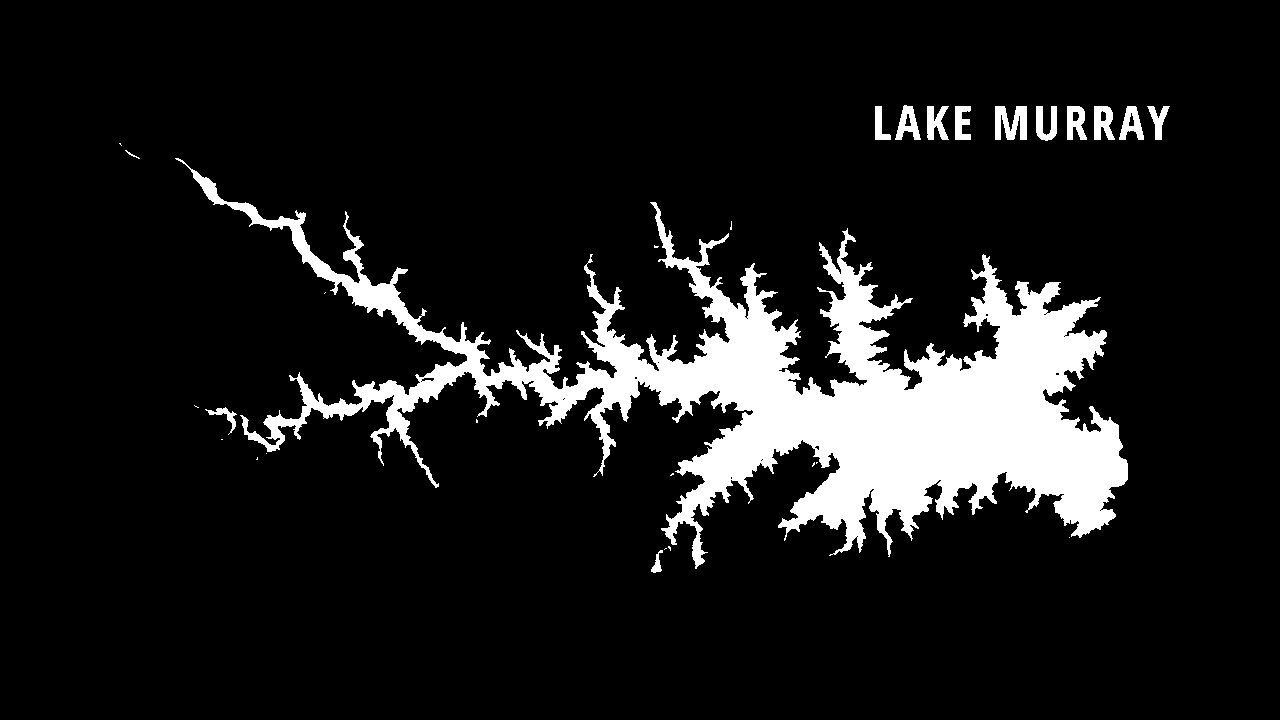
#> input picture lake_blackandwhite.png, 1280 x 720 px
$ jupyter execute 'plot_skeleton copy.ipynb'   (shell and % lines are left out)
#> lines starting #> are read from the running program, lines starting #| are printed output that depends on the picture; after the words box and inside, x2 and y2 are one past the last pixel; in counts of white or black regions, pixels touching at a corner belong together
[cell 1]

from skimage.morphology import skeletonize
from skimage import data
import matplotlib.pyplot as plt
from skimage.util import invert

from skimage.morphology import medial_axis

import cv2 as cv

from skimage.morphology import thin

[cell 2]
# Generate the data
#blobs = data.binary_blobs(200, blob_size_fraction=.2, volume_fraction=.35, seed=1)

#read 3D rbg image as 2D greyscale nparray
blobs = cv.imread(cv.samples.findFile("../lake_blackandwhite.png"),0)
#> blobs: shape (720, 1280); 10.7% white; 29 white regions (15 under 20 px), largest, box (x1, y1, x2, y2) and area: (175, 158, 1128, 569) 93764, (995, 106, 1027, 140) 782, (1094, 106, 1115, 140) 504
# last parameter 0 = greyscale 1 = color -1 = unchanged

#convert data from int to np bool
blobs = blobs > 127

# Compute the medial axis (skeleton) and the distance transform
skel, distance = medial_axis(blobs, return_distance=True)
#> skel: shape (720, 1280) bool; 1.2% white in thin lines or dots, all inside (x1, y1, x2, y2) = (120, 106, 1170, 572)
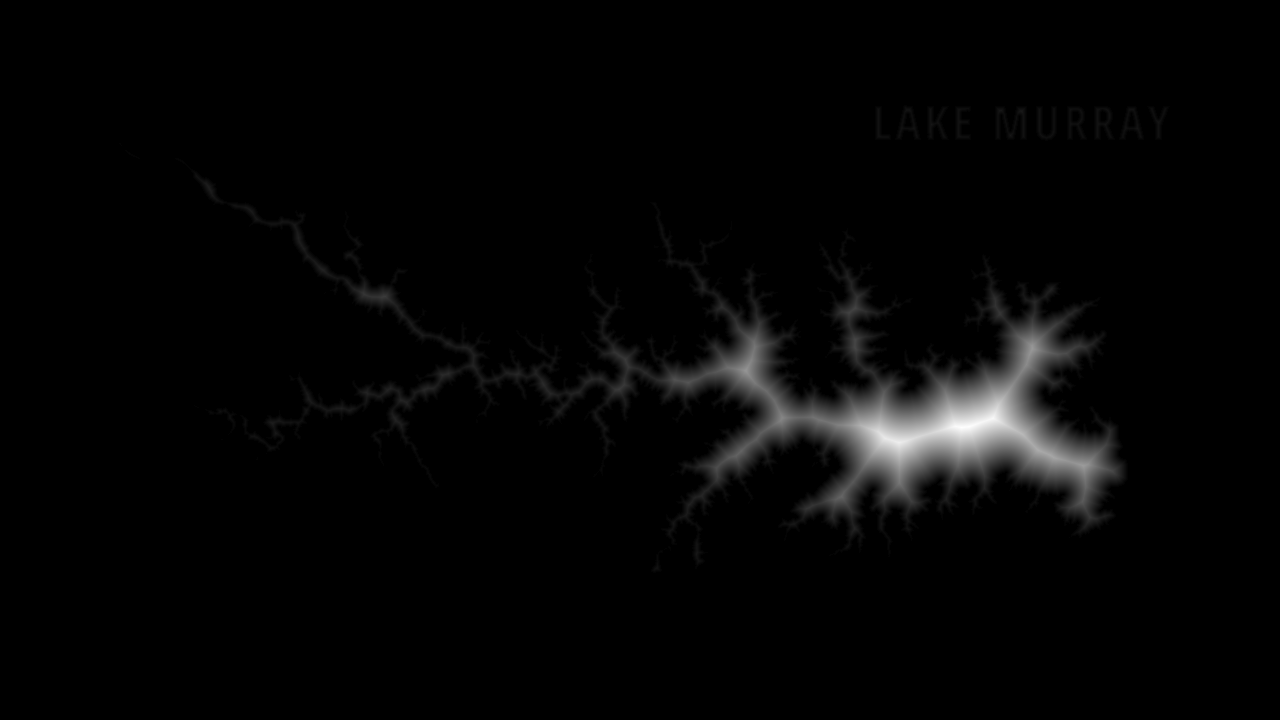
#> distance: shape (720, 1280) float64; min 0, max 57.01, mean 1.2; drawn with min black and max white

# Compare with other skeletonization algorithms
skeleton = skeletonize(blobs)
#> skeleton: shape (720, 1280) bool; 1% white in thin lines or dots, all inside (x1, y1, x2, y2) = (119, 106, 1170, 571)
skeleton_lee = skeletonize(blobs, method='lee')
#> skeleton_lee: shape (720, 1280) bool; 0.86% white in thin lines or dots, all inside (x1, y1, x2, y2) = (120, 108, 1166, 569)

# Distance to the background for pixels of the skeleton
dist_on_skel = distance * skel
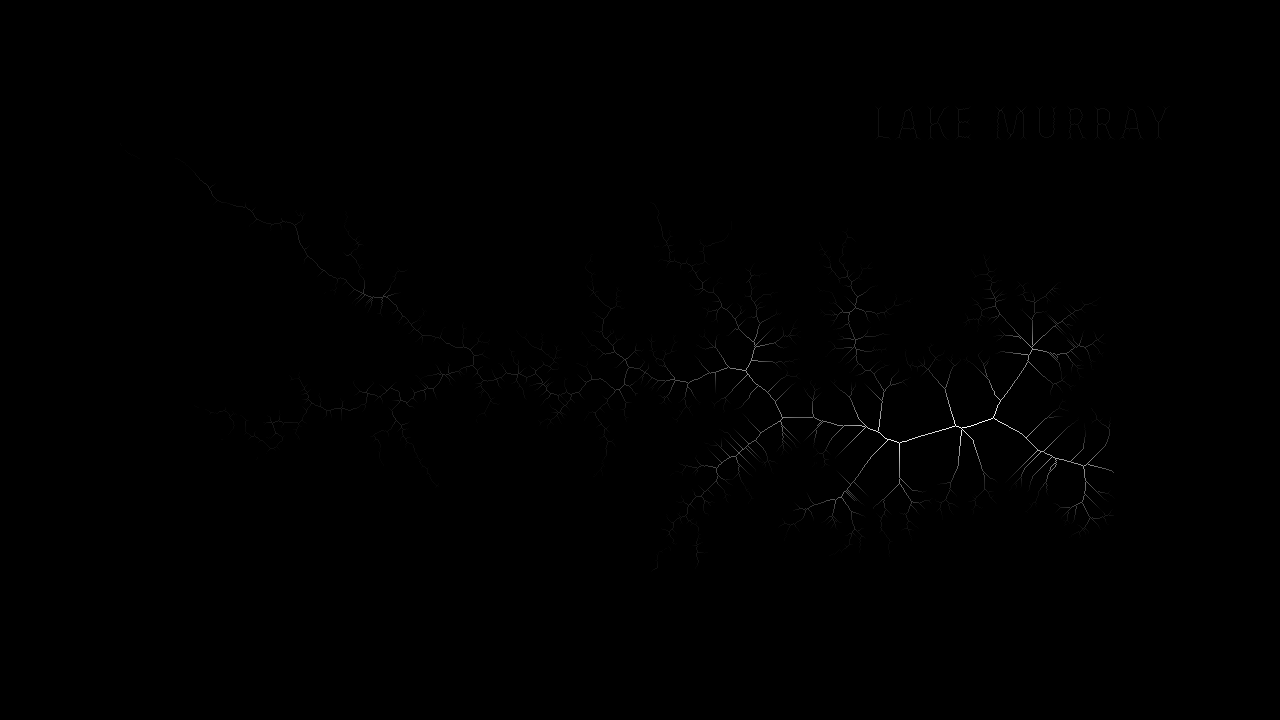
#> dist_on_skel: shape (720, 1280) float64; min 0, max 56.89, mean 0.1; drawn with min black and max white

fig, axes = plt.subplots(2, 2, figsize=(8, 8), sharex=True, sharey=True)
ax = axes.ravel()

ax[0].imshow(blobs, cmap=plt.cm.gray)
ax[0].set_title('original')
ax[0].axis('off')

ax[1].imshow(dist_on_skel, cmap='hot')
ax[1].contour(blobs, [0.5], colors='w')
ax[1].set_title('medial_axis')
ax[1].axis('off')

ax[2].imshow(skeleton, cmap=plt.cm.gray)
ax[2].set_title('skeletonize')
ax[2].axis('off')

ax[3].imshow(skeleton_lee, cmap=plt.cm.gray)
ax[3].set_title("skeletonize (Lee 94)")
ax[3].axis('off')

fig.tight_layout()
plt.show()
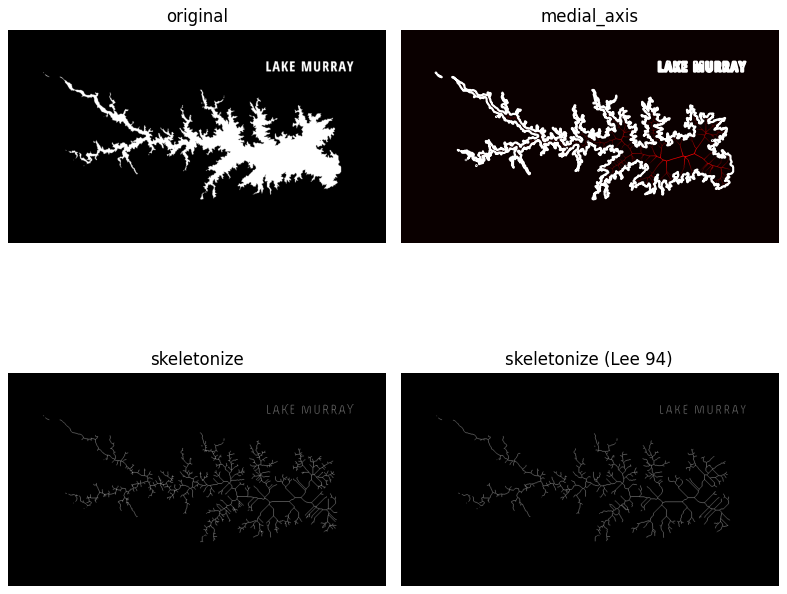
#> figure drawn by matplotlib, 4 panels

cv.imwrite('lake_medial_axis.png', dist_on_skel * 255)
cv.imwrite('lake_skeleton.png', skeleton * 255)
cv.imwrite('lake_skeleton_lee94.png', skeleton_lee )
#> Out = True

[cell 3]
thinned = thin(blobs)
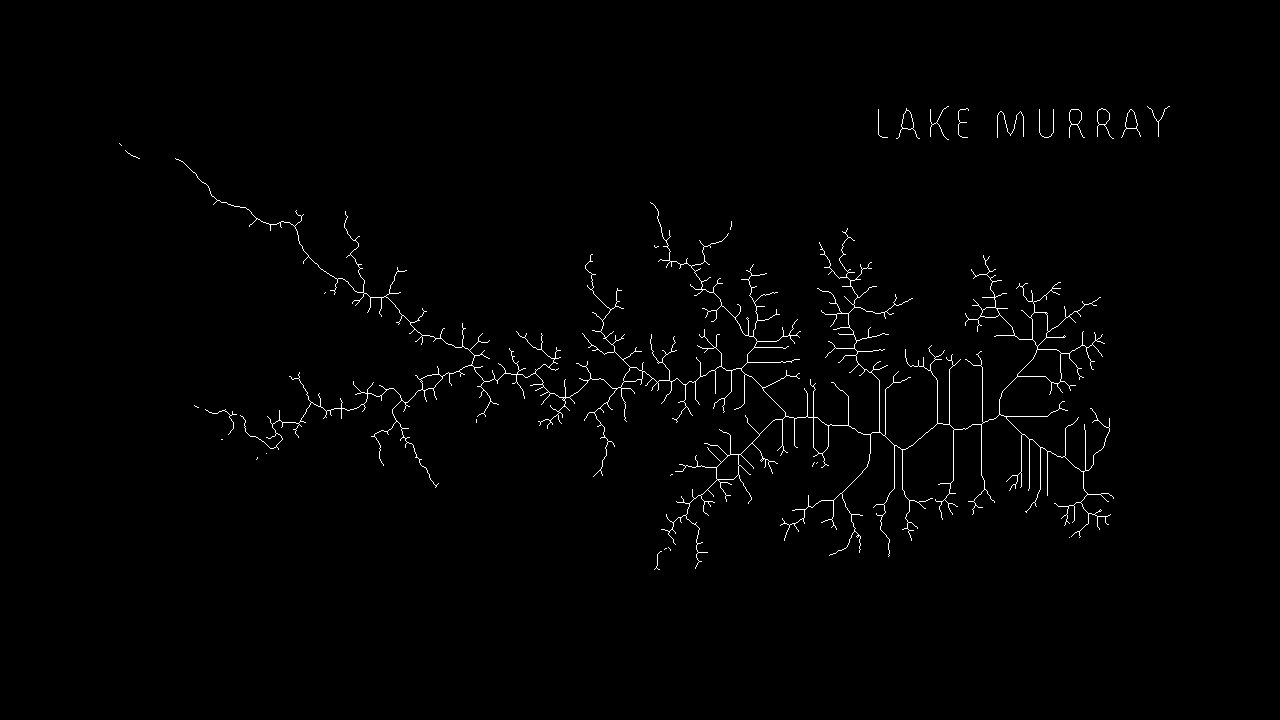
#> thinned: shape (720, 1280) bool; 1.1% white in thin lines or dots, all inside (x1, y1, x2, y2) = (119, 106, 1170, 570)
thinned_partial = thin(blobs, max_iter=10)
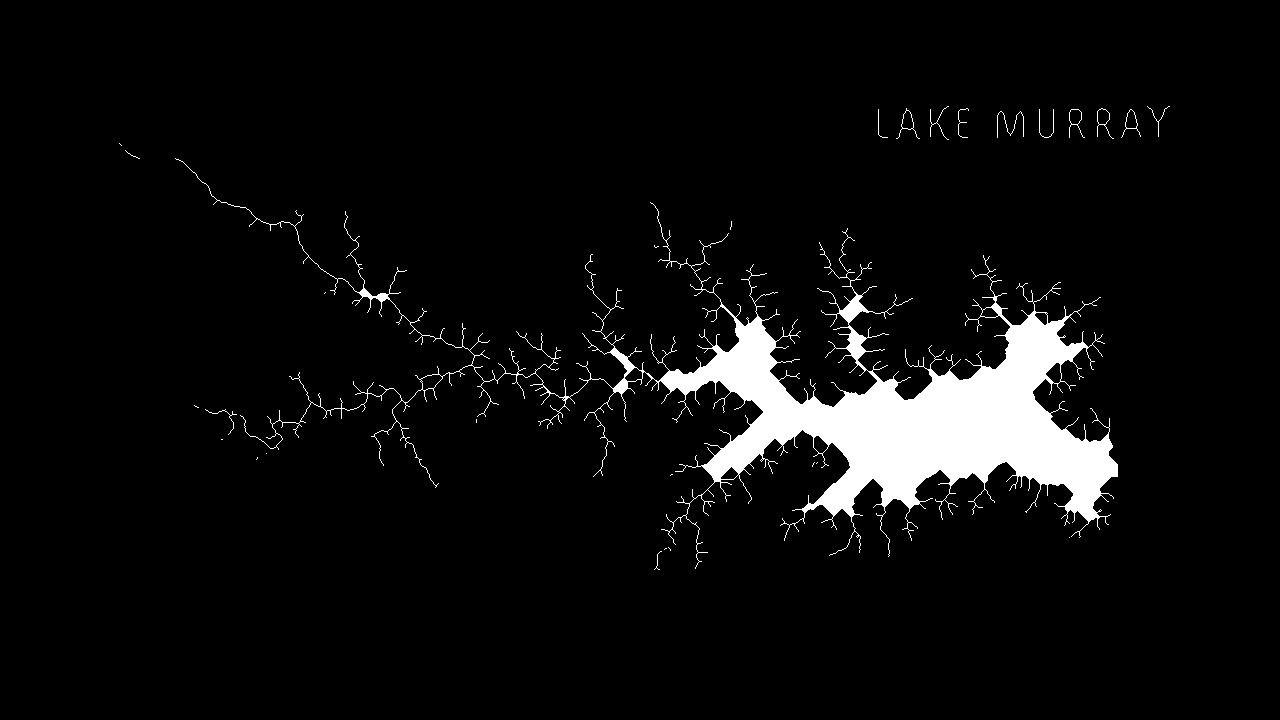
#> thinned_partial: shape (720, 1280) bool; 5.2% white; 29 white regions (16 under 20 px), largest, box (x1, y1, x2, y2) and area: (175, 158, 1118, 569) 46831, (997, 111, 1024, 138) 100, (896, 108, 920, 139) 72

fig, axes = plt.subplots(2, 1, figsize=(8, 8), sharex=True, sharey=True)
#fig, axes = plt.subplots(1, 2)
ax = axes.ravel()


ax[0].imshow(thinned, cmap=plt.cm.gray)
ax[0].set_title('thinned')
ax[0].axis('off')

ax[1].imshow(thinned_partial, cmap=plt.cm.gray)
ax[1].set_title('partially thinned')
ax[1].axis('off')

fig.tight_layout()
plt.show()

cv.imwrite('lake_thinned.png', thinned * 255)
cv.imwrite('lake_thinned_partial.png', thinned_partial * 255)
#> Out = True
